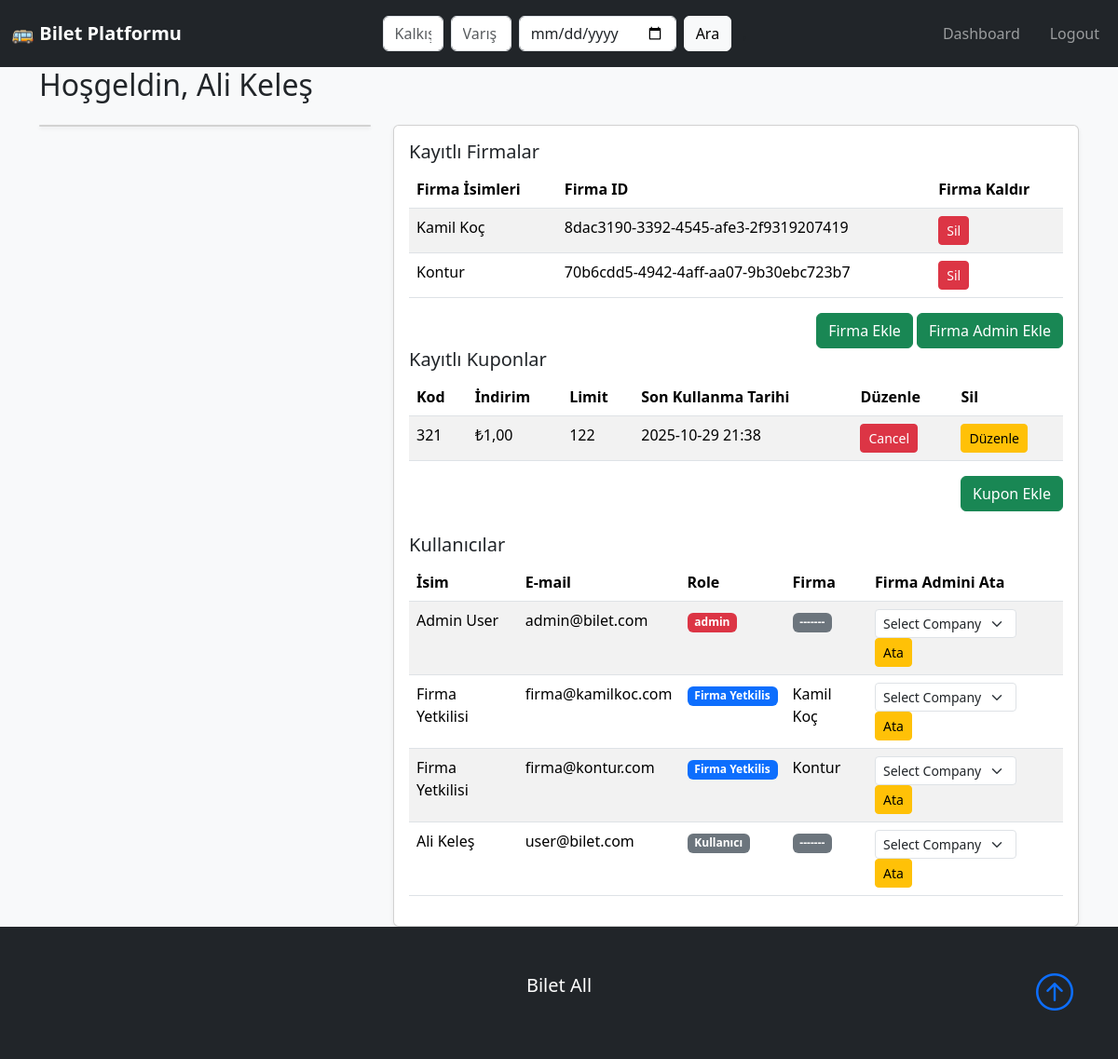
The page /admin_panel.php (signed in) on the database its author committed.
### tables this page shows
CREATE TABLE Bus_Company (
    id TEXT PRIMARY KEY,                          -- UUID
    name TEXT UNIQUE NOT NULL,
    logo_path TEXT,
    created_at TIMESTAMP DEFAULT CURRENT_TIMESTAMP
);

CREATE TABLE Coupons (
    id TEXT PRIMARY KEY,                          -- UUID
    code TEXT UNIQUE NOT NULL,
    discount REAL NOT NULL,
    company_id TEXT,                              -- Nullable FK (if null, coupon is admin)
    usage_limit INTEGER NOT NULL,
    expire_date DATETIME NOT NULL,
    created_at TIMESTAMP DEFAULT CURRENT_TIMESTAMP,
    FOREIGN KEY (company_id) REFERENCES Bus_Company(id)
);

CREATE TABLE User (
    id TEXT PRIMARY KEY,                         -- UUID
    full_name TEXT NOT NULL,
    email TEXT UNIQUE NOT NULL,
    role TEXT CHECK(role IN ('user', 'company', 'admin')) NOT NULL DEFAULT 'user',
    password TEXT NOT NULL,
    company_id TEXT,                              -- Nullable FK (only for company users)
    balance REAL DEFAULT 800,
    created_at TIMESTAMP DEFAULT CURRENT_TIMESTAMP,
    FOREIGN KEY (company_id) REFERENCES Bus_Company(id)
);

### src/helper.php (called while the page is built, shortened)
<?php
require_once __DIR__ . '/../src/auth.php';
function get_admin_coupons(){
    global $db;
    $stmt = $db->prepare('SELECT *
    FROM Coupons
    WHERE company_id  IS NULL
    ORDER BY code ASC');
    $stmt->execute();
    return $stmt->fetchAll(PDO::FETCH_ASSOC);
}
function get_companies() {
    global $db;
    $stmt = $db->prepare('SELECT id, name FROM Bus_Company ORDER BY created_at DESC');
    $stmt->execute();
    return $stmt->fetchAll(PDO::FETCH_ASSOC);
}
function get_users() {
    global $db;
    $stmt = $db->prepare('SELECT U.*, B.name AS company_name
        FROM User U
        LEFT JOIN Bus_Company B ON U.company_id = B.id
        ORDER BY U.role ASC');
    $stmt->execute();
    return $stmt->fetchAll(PDO::FETCH_ASSOC);
}
?>

### public/admin_panel.php (the view, shortened to what this page needs)
<?php
require_once __DIR__ . '/../src/auth.php';
require_once __DIR__ .'/../src/helper.php';
include 'header.php';
$full_name = $_SESSION['full_name'] ?? '';
$companies = get_companies();
$coupons = get_admin_coupons();
$users = get_users();
?>
<div class="main-content">
  <div class="container">
  <h2 class="mb-4">Hoşgeldin, <?= htmlspecialchars($full_name) ?></h2>
    <div class="row g-4">
      <div class="col-md-4">
        <div class="card text-center shadow-sm">
        </div>
      </div>
      <div class="col-md-8">
        <div class="card shadow-sm">
          <div class="card-body">
            <h5 class="card-title">Kayıtlı Firmalar</h5>
            <table class="table table-striped">
              <thead>
                <tr>
                  <th>Firma İsimleri</th>
                  <th>Firma ID</th>
                  <th>Firma Kaldır</th>
                </tr>
              </thead>
              <tbody>
                <?php if (empty($companies)): ?>
                  <tr><td colspan="3" class="text-center">Kayıtlı Firma Bulunamadı..</td></tr>
                <?php else: ?>
                  <?php foreach ($companies as $company): ?>
                    <tr>
                      <td><?= htmlspecialchars($company['name']) ?>
                      <td><?= htmlspecialchars($company['id']) ?>
                      <td>
                        <form action="cancel_company.php" method="POST" style="display:inline;">
                            <button type="submit" class="btn btn-danger btn-sm">Sil</button>
                        </form>
                      </td>
                    </tr>
                  <?php endforeach; ?>
                <?php endif; ?>
              </tbody>
            </table>
            <div class="mt-3 text-end">
              <a href="add_company.php" class="btn btn-success">Firma Ekle</a>
              <form action="add_company_admin.php" method="POST" style="display:inline;">
                <button type="submit" class="btn btn-success">Firma Admin Ekle</button>
              </form>
            </div>
            <h5 class="card-title">Kayıtlı Kuponlar</h5>
            <table class="table table-striped">
              <thead>
                <tr>
                  <th>Kod</th>
                  <th>İndirim</th>
                  <th>Limit</th>
                  <th>Son Kullanma Tarihi</th>
                  <th>Düzenle</th>
                  <th>Sil</th>
                </tr>
              </thead>
              <tbody>
                <?php if (empty($coupons)): ?>
                  <tr><td colspan="3" class="text-center">Firmanıza kayıtlı Kupon bulunmamaktadır..</td></tr>
                <?php else: ?>
                  <?php foreach ($coupons as $coupon): ?>
                    <tr>
                      <td><?= htmlspecialchars($coupon['code']) ?></td>
                      <td>₺<?= number_format($coupon['discount'], 2, ',', '.') ?></td>
                      <td><?= htmlspecialchars($coupon['usage_limit']) ?></td>
                      <td><?= date('Y-m-d H:i', strtotime($coupon['expire_date'])) ?></td>
                      <td>
                        <form action="cancel_coupon.php" method="POST" style="display:inline;">
                            <button type="submit" class="btn btn-danger btn-sm">Cancel</button>
                        </form>
                      </td>
                      <td>
                        <form action="edit_coupon.php" method="POST" style="display:inline;">
                            <button type="submit" class="btn btn-warning btn-sm">Düzenle</button>
                        </form>
                      </td>
                    </tr>
                  <?php endforeach; ?>
                <?php endif; ?>
              </tbody>
            </table>
            <div class="mt-3 text-end">
              <form action="add_coupon.php" method="POST" style="display:inline;">
                <button type="submit" class="btn btn-success btn">Kupon Ekle</button>
              </form>
            </div>
            <h5 class="card-title mt-4">Kullanıcılar</h5>
            <table class="table table-striped">
              <thead>
                <tr>
                  <th>İsim</th>
                  <th>E-mail</th>
                  <th>Role</th>
                  <th>Firma</th>
                  <th>Firma Admini Ata</th>
                </tr>
              </thead>
              <tbody>
                <?php if (empty($users)): ?>
                  <tr><td colspan="3" class="text-center">Kayıtlı kullanıcı bulunamadı.</td></tr>
                <?php else: ?>
                  <?php foreach ($users as $user): ?>
                    <tr>
                      <td><?= htmlspecialchars($user['full_name']) ?></td>
                      <td><?= htmlspecialchars($user['email']) ?></td>
                      <td>
                        <?php if ($user['role'] === 'user'): ?>
                          <span class="badge bg-secondary">Kullanıcı</span>
                        <?php elseif ($user['role'] === 'company'): ?>
                          <span class="badge bg-primary">Firma Yetkilis</span>
                        <?php elseif ($user['role'] === 'admin'): ?>
                          <span class="badge bg-danger">admin</span>
                        <?php endif; ?>
                      </td>
                      <td>
                        <?php if (!($user['company_id'] == NULL)): ?>
                          <?= htmlspecialchars($user['company_name']) ?>
                        <?php else: ?>
                          <span class="badge bg-secondary">-------</span>
                        <?php endif; ?>
                      </td>
                      <td>
                        <form action="company_admin_set.php" method="POST" style="display:inline;">
                          <select name="company_id" class="form-select form-select-sm d-inline-block w-auto" required>
                              <option value="">Select Company</option>
                          </select>
                          <button type="submit" class="btn btn-warning btn-sm">Ata</button>
                        </form>
                      </td>
                    </tr>
                  <?php endforeach; ?>
                <?php endif; ?>
              </tbody>
            </table>
          </div>
        </div>
      </div>
    </div>
  </div>
</div>
<?php include 'footer.php'; ?>

### public/view/css/style.css (style rules this page uses)
html, body { height: 100%; }
body { display: flex; flex-direction: column; min-height: 100vh; }
.main-content { flex: 1; }

### rows shown on the page
bus_company: name "Kamil Koç", id "8dac3190-3392-4545-afe3-2f9319207419"
bus_company: name "Kontur", id "70b6cdd5-4942-4aff-aa07-9b30ebc723b7"
coupons: code "321", discount "1,00", usage_limit "122", expire_date "2025-10-29 21:38"
user: full_name "Admin User", email "admin@bilet.com", role "admin"
user: full_name "Firma Yetkilisi", email "firma@kamilkoc.com", role "Firma Yetkilis", company.name "Kamil Koç"
user: full_name "Firma Yetkilisi", email "firma@kontur.com", role "Firma Yetkilis", company.name "Kontur"
user: full_name "Ali Keleş", email "user@bilet.com", role "Kullanıcı"

### other values the page prints
$full_name "Ali Keleş"
